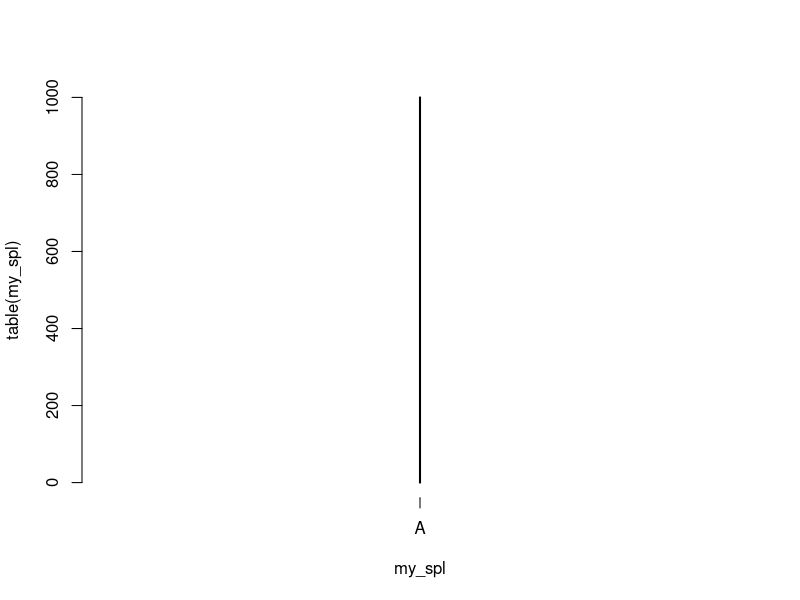
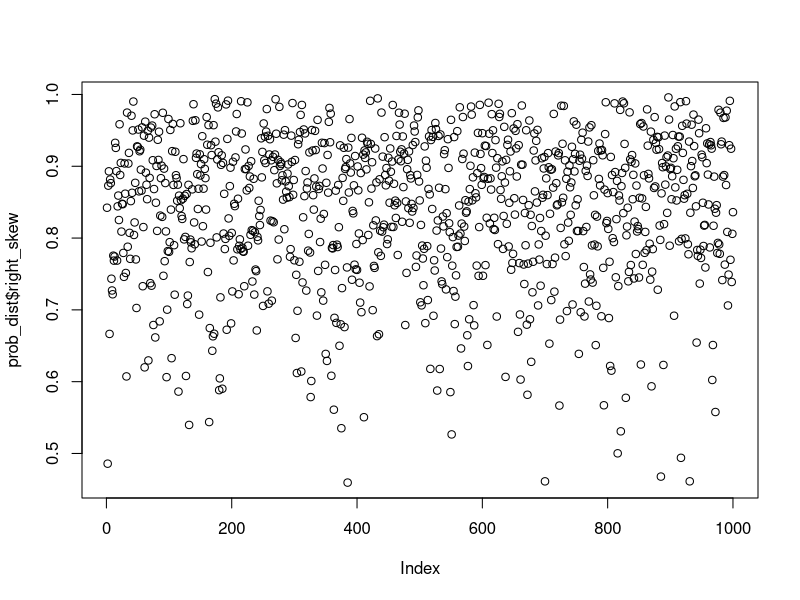
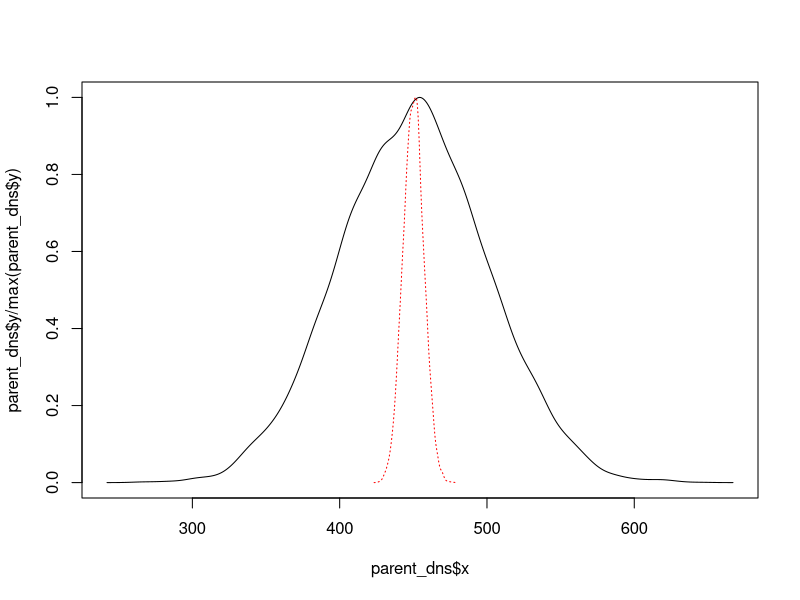
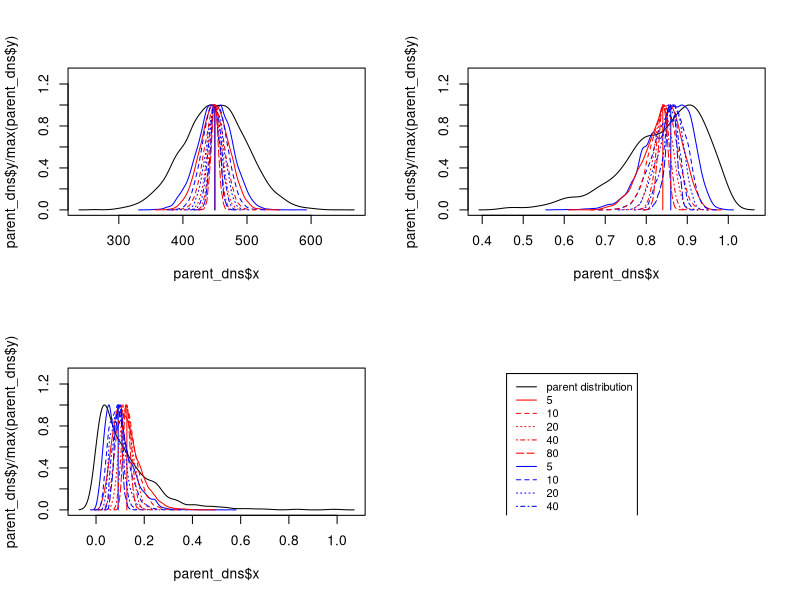
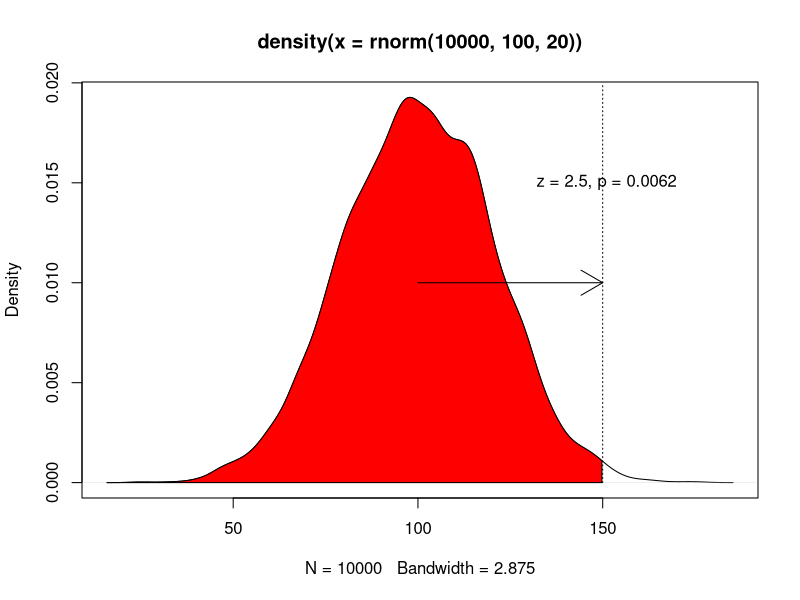
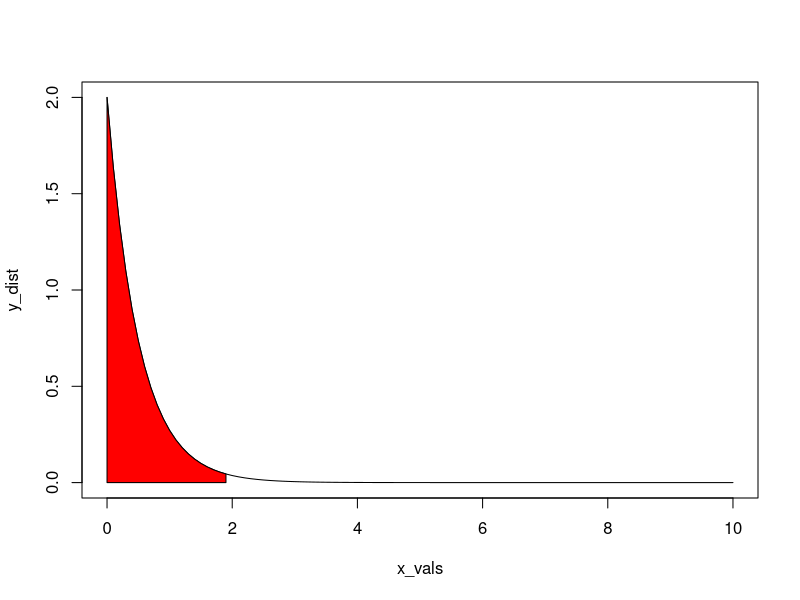
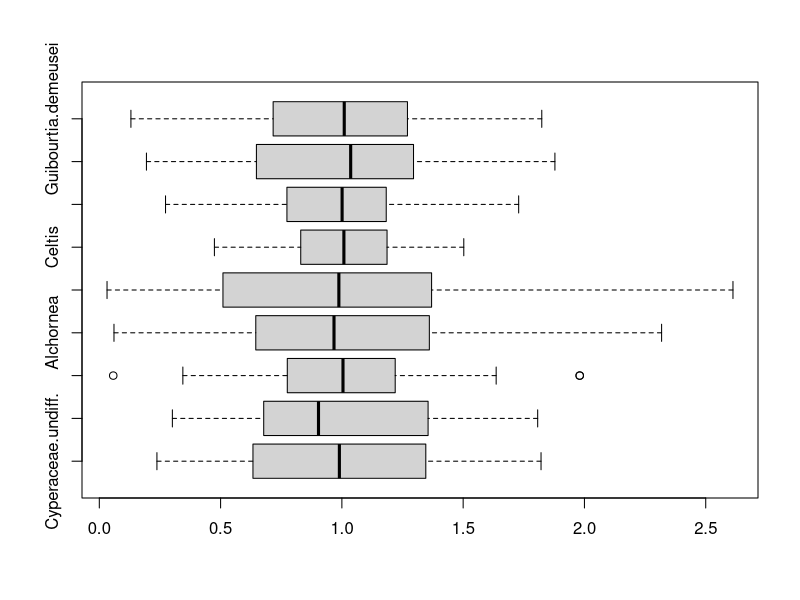
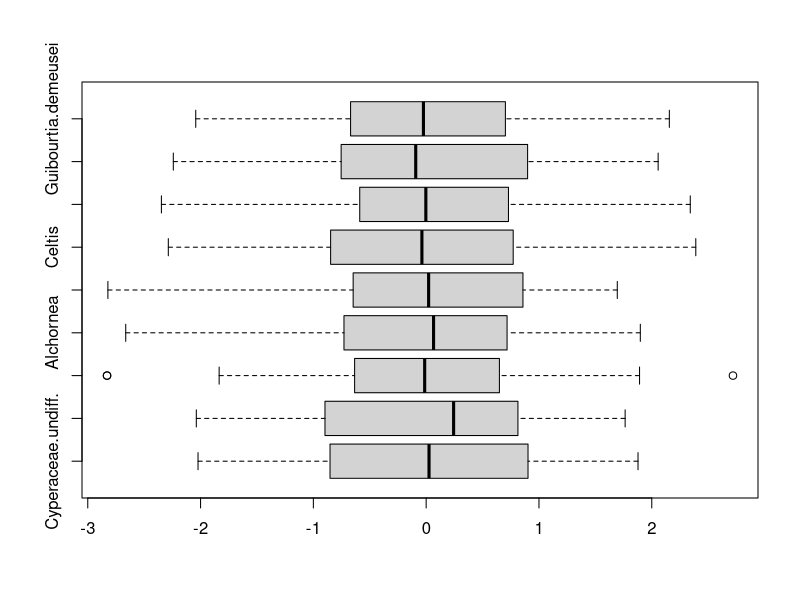

Generate these figures, in order, with R:
#Working out sampling from probability distributions

my_log <- rlogis(1000)
my_exp <- rexp(1000)
my_nrm <- rnorm(1000)
my_skw <- rbeta(1000, 10, 2)

my_pop = c("A", "B", "C", "D", "E", "F", "G", "H", "I", "J")

my_dist <- data.frame(log = my_log, my_exp, my_nrm, my_skw)


prob_dist <- data.frame(log = abs(my_log)/max(abs(my_log)), #We take absolute value and divide by max
                        exponential = my_exp/max(my_exp), #We divide by the max value
                        normal =  (my_nrm + abs(min(my_nrm)))/(max(my_nrm + abs(min(my_nrm)))),  #Add the minimum (to get to 0), then divide by the new maximum.
                        right_skew = my_skw) #Beta-generated distributions are prob. distributions!

my_spl = sample(my_pop,
                size = 1000,
                replace = TRUE,
                prob = dnorm(x = seq(10,100,10)))

plot(table(my_spl))

#We need to add some realistic parameters to put this into practice.

#Imagine a population of three critters, who make up different proportions of the total population (reasons may vary).

pop_prop = data.frame(species = c("A", "B", "C"),
                      pop_prp = c(0.6, 0.3, 0.1))

#Can we use this to define a fossil population based on time-averaging?

fossil_pops = data.frame(carbonate = sample(pop_prop$species,
                                   size = 2000,
                                   replace = TRUE,
                                   prob = pop_prop$pop_prp),
                         silaceous = sample(pop_prop$species,
                                    size = 4000,
                                    replace = TRUE,
                                    prob = pop_prop$pop_prp))

#No, this just gives us proportional increase. We're not including the time variable in the probabilities?

#We make a population, stating the proportion of the total population (assuming stable community) and their generation times.
  #Unsure if this is mathematically possible (community-wise vis-a-vis proportions and stable pops...)

somepop <- data.frame(taxon = c("A", "B", "C"),
                      model_pop = c(60, 30, 10),
                      pop_prop = c(0.6, 0.3, 0.1),
                      gen_time = c(5, 20, 50))

#So we turn this into a yearly fossil population, dividing 1 by the gen_time giving us deaths/year.

time_avg = 2000

fossil_pops = matrix(nrow = time_avg, ncol = length(somepop$taxon))
fossil_pops = as.data.frame(fossil_pops)
colnames(fossil_pops) = somepop$taxon

for(i in 1:time_avg){
  
  if(i == 1){
    fossil_pops[i, ] = somepop$model_pop * (1/somepop$gen_time)
  } else {
    fossil_pops[i,] = fossil_pops[i - 1,] + (somepop$model_pop * (1/somepop$gen_time))
  }
  
}

plot(prob_dist$right_skew)

#Translating some things from a text...

#Say we have four possible counts for a taxa.

poss_obs = c(1, 2, 3, 4)

#If we think of all the possible outcomes, how many are there are what are their probabilities?

times = 2

dist_mean = vector("numeric", length = length(my_pop)^times)

for(i in 1:length(dist_mean)){
  dist_mean[i] = mean(sample(poss_obs, 2, replace = TRUE))
}

#So, despite having even distributions of each individual outcome, combinations of calculations of the mean produce a normally range of values.

#This is the sampling distribution of the mean.

#The standard deviation of the sampling distribution is: the standard deviation of the parent population divided by the square root of the sample size.

#stdev_sample_dist = sd(parent_pop)/sqrt(n) #This roughly covers it.

#This is the standard error of the mean.

times = 10000

parent_pop = rnorm(10000, mean = 450, sd = 50)
parent_dns = density(parent_pop)

dist_mean = vector("numeric", length = times)

for(i in 1:length(dist_mean)){
  dist_mean[i] = mean(sample(parent_pop, 50, replace = TRUE))
}

sd(dist_mean)
dens_mean = density(dist_mean)


#plot(table(dist_mean))

plot(parent_dns$x, parent_dns$y/max(parent_dns$y), type = "l", ylim = c(0,1))
lines(dens_mean$x, dens_mean$y/max(dens_mean$y), col = "red", lty = 3)


#Formalize the experiment

par(mfrow = c(2,2))

sample_size = c(5, 10, 20, 40, 80)
times = 10000

parent_pop = rnorm(10000, mean = 450, sd = 50)
parent_dns = density(parent_pop)

plot(parent_dns$x, parent_dns$y/max(parent_dns$y), type = "l", ylim = c(0,1.3))
#legend(575, 0.8, c("parent distribution", sample_size), lty = c(1, 1:length(sample_size)), col = c("black",rep("red", length())))
lines(c(rep(mean(parent_pop),2)),c(0,1),col = "red")
lines(c(rep(median(parent_pop),2)),c(0,1),col = "blue")

for(i in 1:length(sample_size)){
  
  dist_mean = vector("numeric", length = times)
  dist_medi = vector("numeric", length = times)
  
  for(j in 1:times){
    dist_mean[j] = mean(sample(parent_pop, sample_size[i], replace = TRUE))
    dist_medi[j] = median(sample(parent_pop, sample_size[i], replace = TRUE))
  }
  
  dens_mean = density(dist_mean)
  dens_medi = density(dist_medi)
  lines(dens_medi$x, dens_medi$y/max(dens_medi$y), col = "blue", lty =i)
  lines(dens_mean$x, dens_mean$y/max(dens_mean$y), col = "red", lty = i)
  
}

#The larger the sample we take, the narrower the standard error. 

#This can be done for a skewed distribution also

sample_size = c(5, 10, 20, 40, 80)
times = 10000

parent_pop = prob_dist$right_skew
parent_dns = density(parent_pop)

plot(parent_dns$x, parent_dns$y/max(parent_dns$y), type = "l", ylim = c(0,1.3))
#legend(575, 0.8, c("parent distribution", sample_size), lty = c(1, 1:length(sample_size)), col = c("black",rep("red", length())))
lines(c(rep(mean(parent_pop),2)),c(0,1),col = "red")
lines(c(rep(median(parent_pop),2)),c(0,1),col = "blue")

for(i in 1:length(sample_size)){
  
  dist_mean = vector("numeric", length = times)
  dist_medi = vector("numeric", length = times)
  
  for(j in 1:times){
    dist_mean[j] = mean(sample(parent_pop, sample_size[i], replace = TRUE))
    dist_medi[j] = median(sample(parent_pop, sample_size[i], replace = TRUE))
  }
  
  dens_mean = density(dist_mean)
  dens_medi = density(dist_medi)
  lines(dens_medi$x, dens_medi$y/max(dens_medi$y), col = "blue", lty =i)
  lines(dens_mean$x, dens_mean$y/max(dens_mean$y), col = "red", lty = i)
  
}

#Also for exponential

sample_size = c(5, 10, 20, 40, 80)
times = 10000

parent_pop = prob_dist$exponential
parent_dns = density(parent_pop)

plot(parent_dns$x, parent_dns$y/max(parent_dns$y), type = "l", ylim = c(0,1.3))
#legend(575, 0.8, c("parent distribution", sample_size), lty = c(1, 1:length(sample_size)), col = c("black",rep("red", length())))
lines(c(rep(mean(parent_pop),2)),c(0,1),col = "red")
lines(c(rep(median(parent_pop),2)),c(0,1),col = "blue")

for(i in 1:length(sample_size)){
  
  dist_mean = vector("numeric", length = times)
  dist_medi = vector("numeric", length = times)
  
  for(j in 1:times){
    dist_mean[j] = mean(sample(parent_pop, sample_size[i], replace = TRUE))
    dist_medi[j] = median(sample(parent_pop, sample_size[i], replace = TRUE))
  }
  
  dens_mean = density(dist_mean)
  dens_medi = density(dist_medi)
  lines(dens_medi$x, dens_medi$y/max(dens_medi$y), col = "blue", lty =i)
  lines(dens_mean$x, dens_mean$y/max(dens_mean$y), col = "red", lty = i)
  
}

plot(0,0, pch = NA, ann = FALSE, axes = FALSE, xlim = c(0,10), ylim = c(0,10))
legend(1,10,
       c("parent distribution", rep(sample_size,2)), 
       lty = c(1, rep(1:length(sample_size),2)), 
       col = c("black", rep("red", length(sample_size)), rep("blue", length(sample_size))),
       cex = 0.8)

par(mfrow = c(1,1))

#Okay all of the above is cool and can go into week 5 lab.


#Going to do some area under the curve stuff here, need to quickly shade areas...

pop_dist = density(rnorm(10000, 100, 20))

plot(pop_dist)

pnorm(150, 100, 20)

norm_area = function(dist, value, col = "gray"){
  yt = dist$y[dist$x < value]
  yb = rep(0, length(yt))
  
  x = dist$x[dist$x < value]
  
  
  polygon(c(x, rev(x)), c(yt,yb), col = col)
}

norm_area(pop_dist, 150, col = "red")

arrows(100, 0.010, 150, 0.010)
lines(c(150,150), c(0,0.020), lty = 3)
text(151, 0.015, "z = 2.5, p = 0.0062")

#How about non-normal distributions

x_vals = seq(0, 10, 0.1)
y_dist = dexp(x_vals, 2)

plot(x_vals, y_dist, "l")

x_rnge = x_vals[x_vals < 2]
y_rnge = y_dist[x_vals < 2]

polygon(c(x_rnge, rev(x_rnge)), c(y_rnge,rep(0, length(y_rnge))), col = "red")

#Any way to cross these ideas with the fake core example and look at different scales?

fake_core <- read.csv("data/Fake_core.csv",
                      header = TRUE,
                      row.names = "depth")

zscore = function(x){
  mew = mean(x)
  sd = sd(x)
  z = (mew-x)/sd
  z
}

make_pct = function(x){
  sum = sum(x, na.rm = TRUE)
  pct = (x/sum)*100
}

fake_pct = apply(fake_core, 2, make_pct)
fake_zcore = apply(fake_core, 2, zscore)

boxplot(fake_pct, horizontal = TRUE)
boxplot(fake_zcore, horizontal = TRUE)
boxplot(fake_core, horizontal = TRUE)
